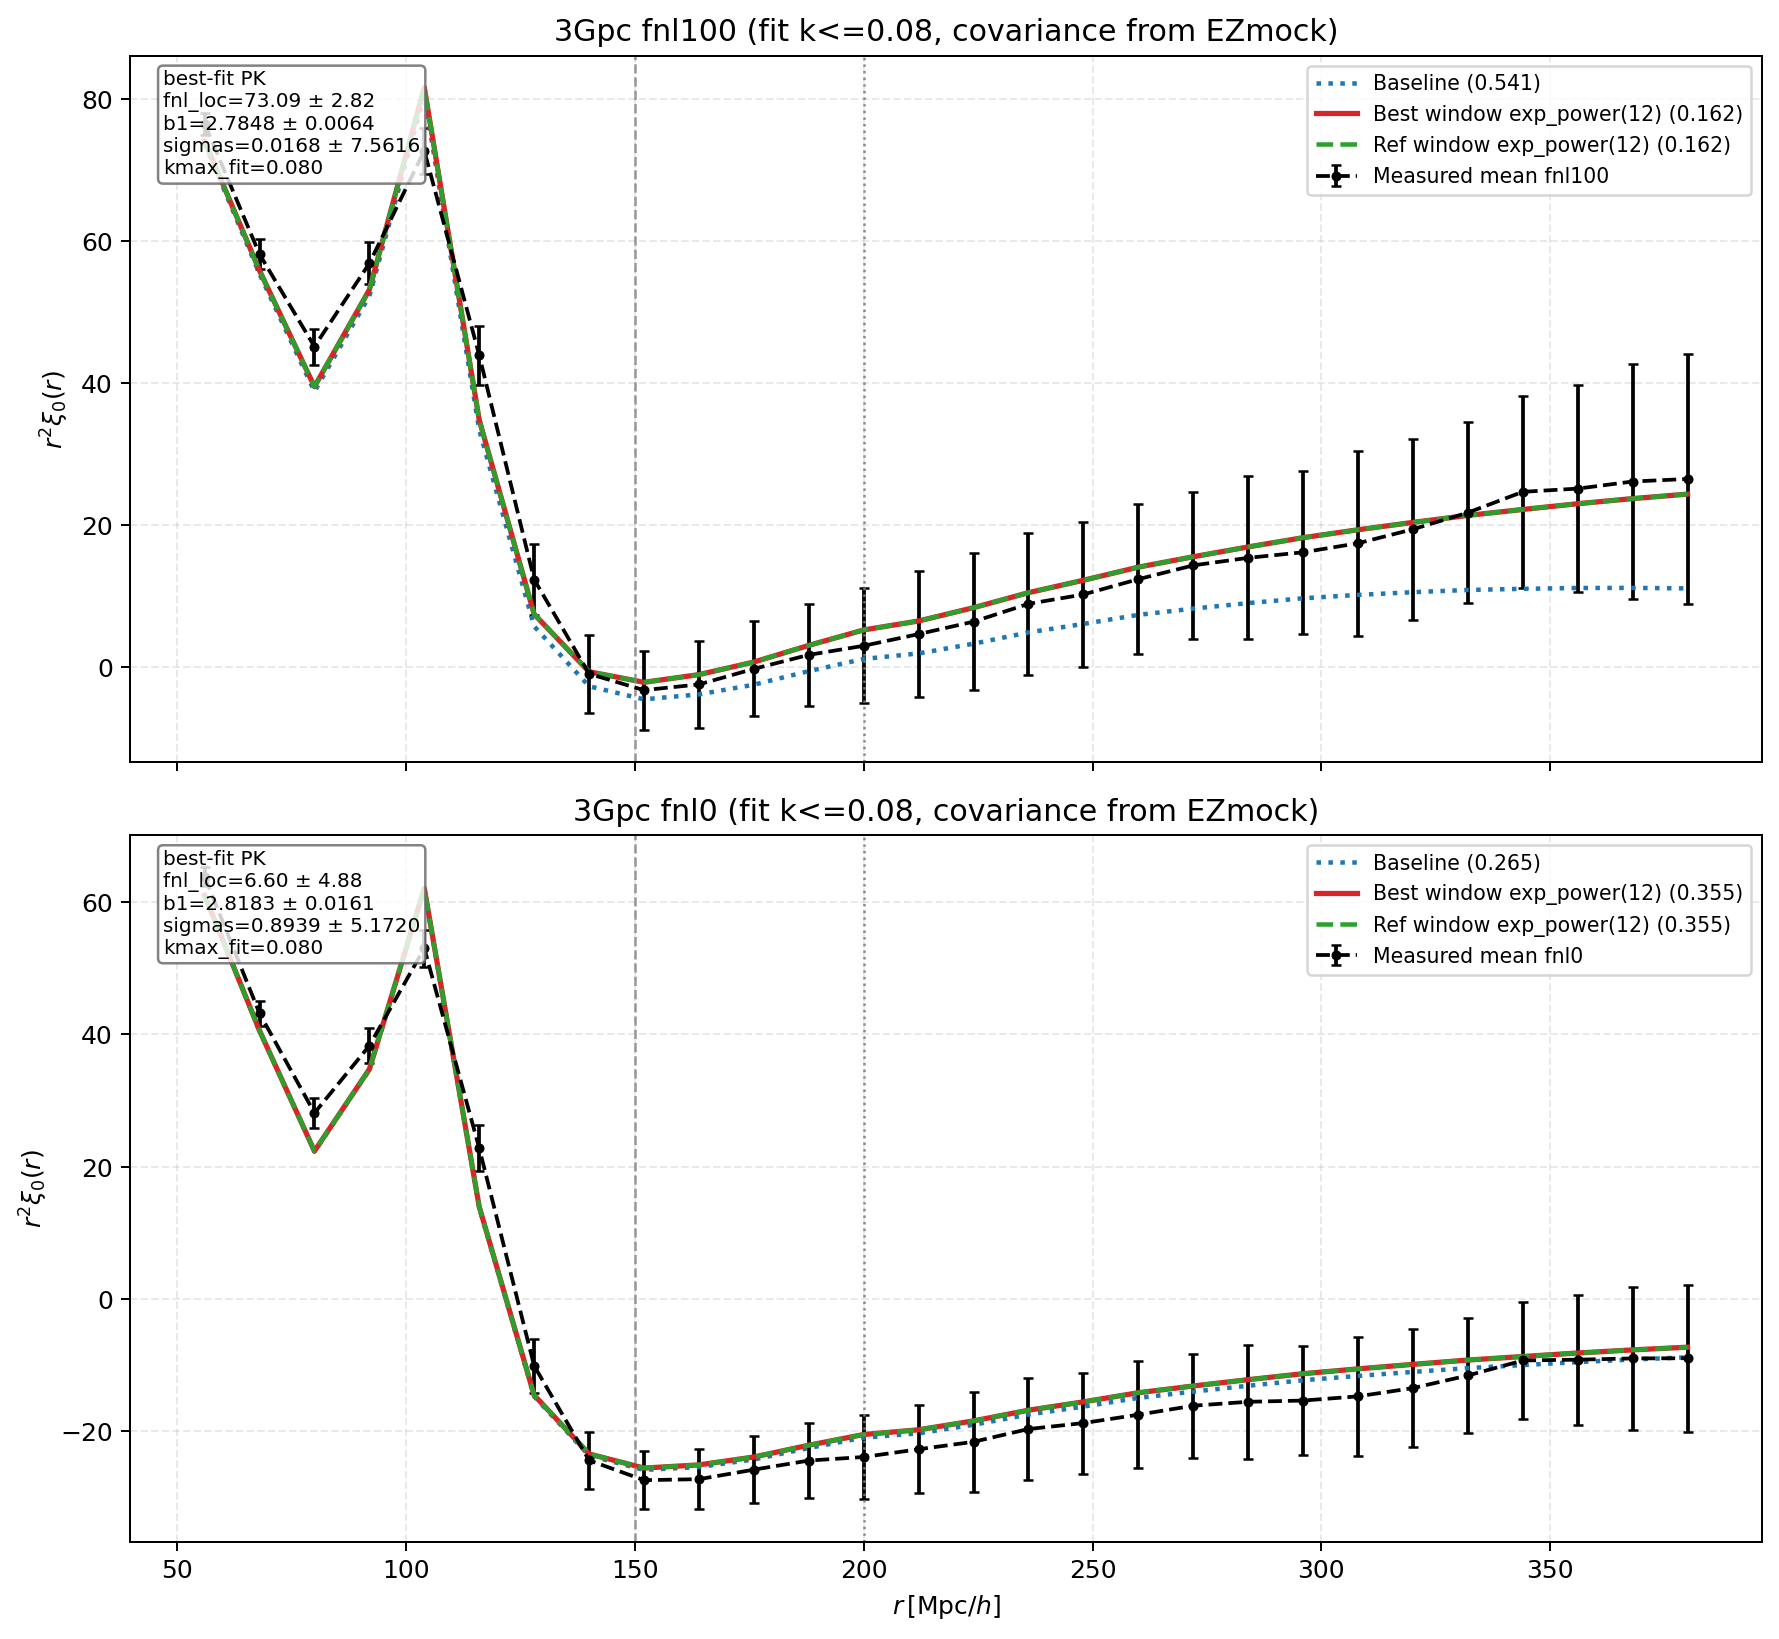

The script that saved this image:
#!/usr/bin/env python3
# -*- coding: utf-8 -*-
"""
任务5 v22：3Gpc 用 EZmock 协方差 + 当前最佳窗口检查 2PCF 建模

代码大纲
--------
A) 读取 3Gpc fastPM 的 fnl100/fnl0 数据（PK + 2PCF），构建测量均值与误差。
B) 读取现有 cov_mock 下 EZmock 的 PK，作为 external covariance 样本。
C) 在 PK_FIT_KMAX=0.08 下做 best-fit（data=fastPM均值，cov=EZmock样本）。
D) 将 best-fit P0 通过 FFTLog 积分得到 2PCF：
   - Baseline: kmin=2pi/L
   - Window:   TestB exp_power(x(L))，其中 x(L)=4*(L/1000)
   - 参考:     exp_power(12)（同一口径的显式写法）
E) 输出图与 summary，量化 r>=150 / r>=200 指标。

说明
----
- 本脚本只做 3Gpc。
- PK 拟合上限严格使用 0.08。
- 若 EZmock 某些文件缺失/损坏，会自动跳过，只使用可读样本。
"""

from __future__ import annotations

import glob
import os
import re
import sys
from typing import Dict, Tuple

import matplotlib
matplotlib.use("Agg")
import matplotlib.pyplot as plt
import numpy as np

MISSION5_DIR = "/pscratch/sd/l/lzy/1gpc-UNIT-fnl100-fastpm/agent/mission5_log"
sys.path.insert(0, MISSION5_DIR)

import task5_ir_window_solution_3gpc_multitype as m5
import task5_v14_3gpc_joint_fnl0_fnl100_testb_scan as v14

# ---------------- 参数区 ----------------
RID_MIN = 2
RID_MAX = 99

PK_3GPC_FNL100_GLOB = v14.PK_3GPC_FNL100_GLOB
PCF_3GPC_FNL100_GLOB = v14.PCF_3GPC_FNL100_GLOB
PK_3GPC_FNL0_GLOB = v14.PK_3GPC_FNL0_GLOB
PCF_3GPC_FNL0_GLOB = v14.PCF_3GPC_FNL0_GLOB

EZCOV_GLOB = "/pscratch/sd/l/lzy/cov_mock/B3000G768Z0N4417983_b0.18d5r270c1.65_seed*/PK_EZmock_B3000G768Z0N4417983_b0.18d5r270c1.65_seed*_RSD.dat"

PK_FIT_KMAX = 0.08
P_FIXED = 1.1

# 当前采用“与 L 有关”的窗口（x(L)=4*(L/1000)）
BEST_WINDOW_TYPE = "exp_power"
BOX_SIZE_3GPC = 3000.0
BEST_WINDOW_PARAM = 4.0 * (BOX_SIZE_3GPC / 1000.0)

# 保守版参考窗口
REF_WINDOW_TYPE = "exp_power"
REF_WINDOW_PARAM = 12.0

OUT_PNG = os.path.join(MISSION5_DIR, "task5_v22_3gpc_ezcov_bestwindow_kmax008.png")
OUT_TXT = os.path.join(MISSION5_DIR, "task5_v22_3gpc_ezcov_bestwindow_kmax008_summary.txt")


plt.rcParams["figure.dpi"] = 120
plt.rcParams["savefig.dpi"] = 180
plt.rcParams["axes.grid"] = True
plt.rcParams["grid.alpha"] = 0.28
plt.rcParams["grid.linestyle"] = "--"


def parse_seed(path: str) -> int:
    m = re.search(r"seed(\d+)_RSD\.dat$", path)
    return int(m.group(1)) if m else -1


def load_ezmock_cov_for_k(k_target: np.ndarray, kfit_mask: np.ndarray) -> Tuple[np.ndarray, int, int]:
    """读取 EZmock PK 并对齐到目标 k 网格，返回用于拟合区间的 covariance mock。"""
    files = sorted(glob.glob(EZCOV_GLOB), key=parse_seed)
    rows = []
    skipped = 0

    for fp in files:
        try:
            arr = np.loadtxt(fp, comments="#")
            if arr.ndim != 2 or arr.shape[1] < 6:
                skipped += 1
                continue

            k_in = arr[:, 0]
            p0_in = arr[:, 5]

            # 与目标网格一致则直取，否则插值对齐
            if len(k_in) >= len(k_target) and np.allclose(k_in[:len(k_target)], k_target, atol=1e-10, rtol=0.0):
                p0 = p0_in[:len(k_target)]
            else:
                p0 = np.interp(k_target, k_in, p0_in)

            row = p0[kfit_mask]
            if np.all(np.isfinite(row)):
                rows.append(row)
            else:
                skipped += 1
        except Exception:
            skipped += 1

    if len(rows) < 20:
        raise RuntimeError(f"可用 EZmock 协方差样本过少: {len(rows)}")

    return np.asarray(rows, dtype=float), len(files), skipped


def fit_best_pk_with_external_cov(data: m5.MockData) -> Dict[str, object]:
    """使用 fastPM 均值 + EZmock covariance 做 PK best-fit。"""
    kcen = data.kcen
    p0_mean = data.p0_mean

    # 拟合口径：k<=0.08，且保留有限正方差 bin（用 fastPM 的 std 仅做质量过滤）
    mask = (kcen <= PK_FIT_KMAX)
    mask &= np.isfinite(data.p0_std) & (data.p0_std > 0)

    if np.sum(mask) < 5:
        raise RuntimeError(f"{data.tag}: 可用拟合点过少")

    kfit = kcen[mask]
    p0_fit = p0_mean[mask]
    cov_rows, n_all, n_skip = load_ezmock_cov_for_k(k_target=kcen, kfit_mask=mask)

    cosmo = m5.build_fiducial_cosmology()
    template = m5.FixedPowerSpectrumTemplate(z=m5.UNIT_Z, fiducial=cosmo)
    theory = m5.PNGTracerPowerSpectrumMultipoles(template=template, mode="b-p")

    theory.init.params["p"].update(fixed=True, value=P_FIXED)
    theory.init.params["sn0"].update(fixed=True, value=m5.FIXED_SN0)
    theory.init.params["sigmas"].update(fixed=False, value=m5.FIXED_SIGMAS)

    dk = float(np.median(np.diff(kfit)))
    observable = m5.TracerPowerSpectrumMultipolesObservable(
        data=p0_fit,
        covariance=[row for row in cov_rows],
        klim={0: [float(kfit.min()), float(kfit.max()), dk]},
        k=kfit,
        ells=[0],
        theory=theory,
    )
    likelihood = m5.ObservablesGaussianLikelihood(observables=[observable])
    _ = likelihood()

    likelihood.all_params["p"].update(fixed=True, value=P_FIXED)
    likelihood.all_params["sn0"].update(fixed=True, value=m5.FIXED_SN0)
    likelihood.all_params["sigmas"].update(fixed=False, value=m5.FIXED_SIGMAS)

    profiler = m5.MinuitProfiler(likelihood, seed=m5.MINUIT_SEED)
    profiles = profiler.maximize(niterations=m5.MINUIT_NITER)
    bestfit = m5.convert_bestfit_to_float_dict(profiles.bestfit.choice(input=True))

    # Minuit 误差（用于图上标注 value ± sigma）
    # desilike 的 profiles.error 是 Samples，参数项可能是长度>1的数组；
    # 这里取绝对值中位数作为稳健的 1σ 代表值，避免单点异常。
    besterr: Dict[str, float] = {}
    if hasattr(profiles, "error"):
        try:
            err_samples = profiles.error
            for name in err_samples.names():
                vals = np.asarray(err_samples[name], dtype=float).ravel()
                vals = vals[np.isfinite(vals)]
                if vals.size > 0:
                    besterr[name] = float(np.nanmedian(np.abs(vals)))
        except Exception:
            besterr = {}

    return {
        "bestfit": bestfit,
        "besterr": besterr,
        "kfit": kfit,
        "n_ezcov_all": int(n_all),
        "n_ezcov_used": int(cov_rows.shape[0]),
        "n_ezcov_skip": int(n_skip),
    }


def metric_range(s: np.ndarray, xi_data: np.ndarray, xi_std: np.ndarray, xi_model: np.ndarray, rmin: float) -> Dict[str, float]:
    m = s >= float(rmin)
    r2d = s**2 * xi_data
    r2m = s**2 * xi_model
    r2s = np.maximum(s**2 * xi_std, 1e-12)
    res = (r2d[m] - r2m[m]) / r2s[m]
    return {
        "mean_abs_sigma": float(np.mean(np.abs(res))),
        "chi2_ndof": float(np.mean(res**2)),
        "mean_sigma": float(np.mean(res)),
        "max_abs_sigma": float(np.max(np.abs(res))),
        "nbin": int(np.sum(m)),
    }


def fmt(m: Dict[str, float]) -> str:
    return (
        f"mean|Δ/σ|={m['mean_abs_sigma']:.4f}, chi2/ndof={m['chi2_ndof']:.4f}, "
        f"mean(Δ/σ)={m['mean_sigma']:.4f}, max|Δ/σ|={m['max_abs_sigma']:.4f}, Nbin={int(m['nbin'])}"
    )


def main() -> None:
    old_p = float(m5.FIXED_P)
    old_pkfit = float(m5.PK_FIT_KMAX)
    m5.FIXED_P = P_FIXED
    m5.PK_FIT_KMAX = PK_FIT_KMAX

    try:
        # 1) 读取数据
        d100 = m5.load_mock_data("3gpc_fnl100", PK_3GPC_FNL100_GLOB, PCF_3GPC_FNL100_GLOB, RID_MIN, RID_MAX)
        d0 = m5.load_mock_data("3gpc_fnl0", PK_3GPC_FNL0_GLOB, PCF_3GPC_FNL0_GLOB, RID_MIN, RID_MAX)

        # 2) 用 EZmock 协方差拟合 best-fit
        fit100 = fit_best_pk_with_external_cov(d100)
        fit0 = fit_best_pk_with_external_cov(d0)
        bf100 = fit100["bestfit"]
        be100 = fit100.get("besterr", {})
        bf0 = fit0["bestfit"]
        be0 = fit0.get("besterr", {})

        # 3) 构建理论 P0
        k_grid = np.geomspace(v14.KMIN_GLOBAL / m5.FFTLOG_PADDING, v14.KMAX_INT * m5.FFTLOG_PADDING, m5.FFTLOG_N)
        p100 = m5.build_theory_p0(k_grid, bf100)
        p0 = m5.build_theory_p0(k_grid, bf0)

        bf100_ref0 = dict(bf100)
        bf100_ref0["fnl_loc"] = 0.0
        p100_ref0 = m5.build_theory_p0(k_grid, bf100_ref0)

        # 4) 2PCF 建模：baseline / best window / conservative window
        xi100_base = v14.evaluate_unwindowed_3gpc(d100.scen, k_grid, p100, kmin=v14.K_FUND_3GPC)
        xi0_base = v14.evaluate_unwindowed_3gpc(d0.scen, k_grid, p0, kmin=v14.K_FUND_3GPC)

        xi100_best = v14.evaluate_testb_3gpc_single_window(d100.scen, k_grid, p100, p100_ref0, BEST_WINDOW_TYPE, BEST_WINDOW_PARAM)
        xi0_best = v14.evaluate_testb_3gpc_single_window(d0.scen, k_grid, p0, p0, BEST_WINDOW_TYPE, BEST_WINDOW_PARAM)

        xi100_ref = v14.evaluate_testb_3gpc_single_window(d100.scen, k_grid, p100, p100_ref0, REF_WINDOW_TYPE, REF_WINDOW_PARAM)
        xi0_ref = v14.evaluate_testb_3gpc_single_window(d0.scen, k_grid, p0, p0, REF_WINDOW_TYPE, REF_WINDOW_PARAM)

        # 5) 指标
        m100_b_150 = metric_range(d100.scen, d100.xi_mean, d100.xi_std, xi100_base, 150.0)
        m100_w_150 = metric_range(d100.scen, d100.xi_mean, d100.xi_std, xi100_best, 150.0)
        m100_r_150 = metric_range(d100.scen, d100.xi_mean, d100.xi_std, xi100_ref, 150.0)

        m0_b_150 = metric_range(d0.scen, d0.xi_mean, d0.xi_std, xi0_base, 150.0)
        m0_w_150 = metric_range(d0.scen, d0.xi_mean, d0.xi_std, xi0_best, 150.0)
        m0_r_150 = metric_range(d0.scen, d0.xi_mean, d0.xi_std, xi0_ref, 150.0)

        m100_b_200 = metric_range(d100.scen, d100.xi_mean, d100.xi_std, xi100_base, 200.0)
        m100_w_200 = metric_range(d100.scen, d100.xi_mean, d100.xi_std, xi100_best, 200.0)
        m0_b_200 = metric_range(d0.scen, d0.xi_mean, d0.xi_std, xi0_base, 200.0)
        m0_w_200 = metric_range(d0.scen, d0.xi_mean, d0.xi_std, xi0_best, 200.0)

        # 6) 画图
        fig, axes = plt.subplots(2, 1, figsize=(10.0, 9.2), sharex=True)

        ax = axes[0]
        ax.errorbar(d100.scen, d100.scen**2 * d100.xi_mean, yerr=d100.scen**2 * d100.xi_std,
                    fmt='o--', ms=3.0, capsize=2, color='black', label='Measured mean fnl100')
        ax.plot(d100.scen, d100.scen**2 * xi100_base, ':', lw=1.8, color='tab:blue', label=f'Baseline ({m100_b_150["mean_abs_sigma"]:.3f})')
        ax.plot(d100.scen, d100.scen**2 * xi100_best, '-', lw=2.1, color='tab:red', label=f'Best window exp_power({BEST_WINDOW_PARAM:g}) ({m100_w_150["mean_abs_sigma"]:.3f})')
        ax.plot(d100.scen, d100.scen**2 * xi100_ref, '--', lw=1.8, color='tab:green', label=f'Ref window exp_power(12) ({m100_r_150["mean_abs_sigma"]:.3f})')
        ax.axvline(150.0, color='gray', ls='--', lw=1.0, alpha=0.8)
        ax.axvline(200.0, color='gray', ls=':', lw=1.0, alpha=0.9)
        ax.set_ylabel(r'$r^2\xi_0(r)$')
        ax.set_title('3Gpc fnl100 (fit k<=0.08, covariance from EZmock)')
        txt100 = (
            f"best-fit PK\n"
            f"fnl_loc={bf100['fnl_loc']:.2f} ± {be100.get('fnl_loc', float('nan')):.2f}\n"
            f"b1={bf100['b1']:.4f} ± {be100.get('b1', float('nan')):.4f}\n"
            f"sigmas={bf100['sigmas']:.4f} ± {be100.get('sigmas', float('nan')):.4f}\n"
            f"kmax_fit={PK_FIT_KMAX:.3f}"
        )
        ax.text(0.02, 0.98, txt100, transform=ax.transAxes, va='top', ha='left', fontsize=8,
                bbox=dict(boxstyle='round,pad=0.25', facecolor='white', alpha=0.82, edgecolor='0.4'))
        ax.legend(fontsize=8.2)

        ax = axes[1]
        ax.errorbar(d0.scen, d0.scen**2 * d0.xi_mean, yerr=d0.scen**2 * d0.xi_std,
                    fmt='o--', ms=3.0, capsize=2, color='black', label='Measured mean fnl0')
        ax.plot(d0.scen, d0.scen**2 * xi0_base, ':', lw=1.8, color='tab:blue', label=f'Baseline ({m0_b_150["mean_abs_sigma"]:.3f})')
        ax.plot(d0.scen, d0.scen**2 * xi0_best, '-', lw=2.1, color='tab:red', label=f'Best window exp_power({BEST_WINDOW_PARAM:g}) ({m0_w_150["mean_abs_sigma"]:.3f})')
        ax.plot(d0.scen, d0.scen**2 * xi0_ref, '--', lw=1.8, color='tab:green', label=f'Ref window exp_power(12) ({m0_r_150["mean_abs_sigma"]:.3f})')
        ax.axvline(150.0, color='gray', ls='--', lw=1.0, alpha=0.8)
        ax.axvline(200.0, color='gray', ls=':', lw=1.0, alpha=0.9)
        ax.set_xlabel(r'$r\,[\mathrm{Mpc}/h]$')
        ax.set_ylabel(r'$r^2\xi_0(r)$')
        ax.set_title('3Gpc fnl0 (fit k<=0.08, covariance from EZmock)')
        txt0 = (
            f"best-fit PK\n"
            f"fnl_loc={bf0['fnl_loc']:.2f} ± {be0.get('fnl_loc', float('nan')):.2f}\n"
            f"b1={bf0['b1']:.4f} ± {be0.get('b1', float('nan')):.4f}\n"
            f"sigmas={bf0['sigmas']:.4f} ± {be0.get('sigmas', float('nan')):.4f}\n"
            f"kmax_fit={PK_FIT_KMAX:.3f}"
        )
        ax.text(0.02, 0.98, txt0, transform=ax.transAxes, va='top', ha='left', fontsize=8,
                bbox=dict(boxstyle='round,pad=0.25', facecolor='white', alpha=0.82, edgecolor='0.4'))
        ax.legend(fontsize=8.2)

        fig.tight_layout()
        fig.savefig(OUT_PNG, bbox_inches='tight')
        plt.close(fig)

        # 7) summary
        with open(OUT_TXT, 'w', encoding='utf-8') as f:
            f.write('任务5 v22：3Gpc EZmock协方差 + 最佳窗口建模检查\n')
            f.write('=============================================\n\n')
            f.write('设置:\n')
            f.write(f'- PK_FIT_KMAX={PK_FIT_KMAX:.3f}\n')
            f.write(f'- p fixed={P_FIXED:.2f}\n')
            f.write('- covariance: EZmock pk samples from cov_mock\n')
            f.write(f'- window(best): {BEST_WINDOW_TYPE}({BEST_WINDOW_PARAM:g})\n')
            f.write(f'- window(ref): {REF_WINDOW_TYPE}({REF_WINDOW_PARAM:g})\n\n')

            f.write('[EZmock covariance usage]\n')
            f.write(f"- fnl100: all={fit100['n_ezcov_all']}, used={fit100['n_ezcov_used']}, skipped={fit100['n_ezcov_skip']}\n")
            f.write(f"- fnl0  : all={fit0['n_ezcov_all']}, used={fit0['n_ezcov_used']}, skipped={fit0['n_ezcov_skip']}\n\n")

            f.write('[best-fit params]\n')
            f.write(f"- fnl100: fnl_loc={bf100['fnl_loc']:.6f}, b1={bf100['b1']:.6f}, sigmas={bf100['sigmas']:.6f}\n")
            f.write(f"- fnl0  : fnl_loc={bf0['fnl_loc']:.6f}, b1={bf0['b1']:.6f}, sigmas={bf0['sigmas']:.6f}\n\n")
            f.write('[best-fit 1σ errors]\n')
            f.write(f"- fnl100: d_fnl_loc={be100.get('fnl_loc', float('nan')):.6f}, d_b1={be100.get('b1', float('nan')):.6f}, d_sigmas={be100.get('sigmas', float('nan')):.6f}\n")
            f.write(f"- fnl0  : d_fnl_loc={be0.get('fnl_loc', float('nan')):.6f}, d_b1={be0.get('b1', float('nan')):.6f}, d_sigmas={be0.get('sigmas', float('nan')):.6f}\n\n")

            f.write('[r>=150]\n')
            f.write(f'- fnl100 baseline: {fmt(m100_b_150)}\n')
            f.write(f'- fnl100 bestwin : {fmt(m100_w_150)}\n')
            f.write(f'- fnl100 refwin  : {fmt(m100_r_150)}\n')
            f.write(f'- fnl0   baseline: {fmt(m0_b_150)}\n')
            f.write(f'- fnl0   bestwin : {fmt(m0_w_150)}\n')
            f.write(f'- fnl0   refwin  : {fmt(m0_r_150)}\n\n')

            f.write('[r>=200]\n')
            f.write(f'- fnl100 baseline: {fmt(m100_b_200)}\n')
            f.write(f'- fnl100 bestwin : {fmt(m100_w_200)}\n')
            f.write(f'- fnl0   baseline: {fmt(m0_b_200)}\n')
            f.write(f'- fnl0   bestwin : {fmt(m0_w_200)}\n')

        print('[INFO] done')
        print(f"[INFO] ezcov used fnl100={fit100['n_ezcov_used']}, fnl0={fit0['n_ezcov_used']}")
        print('[INFO] r>=150 fnl100 baseline/best/ref =',
              f"{m100_b_150['mean_abs_sigma']:.4f}/{m100_w_150['mean_abs_sigma']:.4f}/{m100_r_150['mean_abs_sigma']:.4f}")
        print('[INFO] r>=150 fnl0 baseline/best/ref =',
              f"{m0_b_150['mean_abs_sigma']:.4f}/{m0_w_150['mean_abs_sigma']:.4f}/{m0_r_150['mean_abs_sigma']:.4f}")
        print(f'[INFO] fig: {OUT_PNG}')
        print(f'[INFO] summary: {OUT_TXT}')

    finally:
        m5.FIXED_P = old_p
        m5.PK_FIT_KMAX = old_pkfit


if __name__ == '__main__':
    main()
